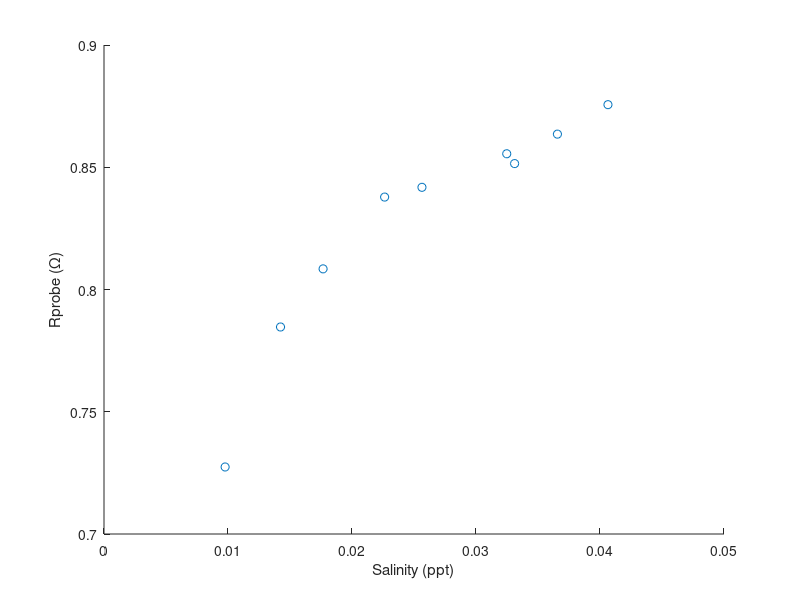

Source code (MATLAB):
% all voltages are peak-to-peak; enter data in 4 arrays below
clear
clc
clf

Vindiv = [1.52
1.5
1.50
1.49
1.49
1.48
1.48
1.48
1.48];

Vout = [1.86
1.98
2.04
2.10
2.11
2.13
2.12
2.15
2.18];

waterMasses = [81.1
55.4
55.6
69.1
38.0
56.6
58.4
60.6
89.7];

saltMasses = [0.8
0.8
1.0
1.6
1.0
1.9
2.0
2.3
3.8];

% process datta here

Rin1 = 10070
Rin2 = 14760
Vin = Vindiv/(Rin2/(Rin1+Rin2));

R2 = 67;
Rprobe = (Vin-Vout)*R2./Vout;

salinity = saltMasses./(saltMasses+waterMasses);

hold on
% scatter(salinity, Rprobe, "filled")
scatter(salinity, Vout./Vin)
hold off
xlabel('Salinity (ppt)')
ylabel('Rprobe (\Omega)')

